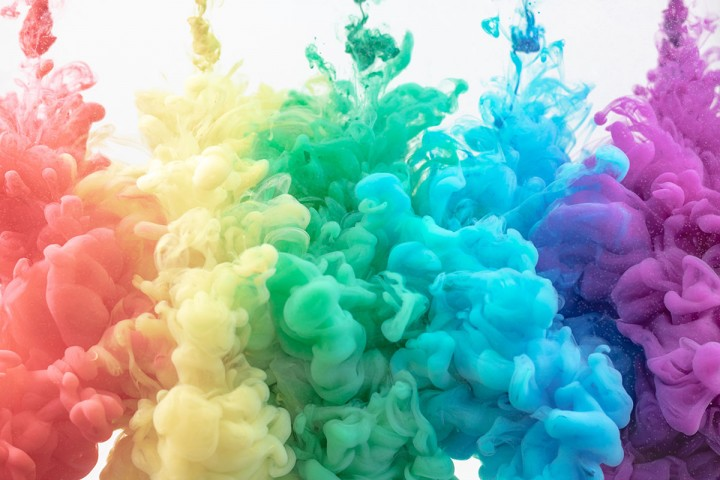
#> input picture Algorithmics/Homework/homework_05/images/colors.jpeg, 720 x 480 px
$ python ball_tree.py
#> lines starting #> are read from the running program, lines starting #| are printed output that depends on the picture
import time
import numpy as np
from sklearn.neighbors import KDTree, BallTree
from sklearn.decomposition import PCA
from sklearn.metrics.pairwise import euclidean_distances
from PIL import Image
import random
import os
import matplotlib.pyplot as plt

# Function to load image from a local file
def load_image(input_path):
#> called with input_path = '../images/colors.jpeg'
    if os.path.isfile(input_path):
        try:
            img = Image.open(input_path)
#> img is the input picture: PIL image 720x480 RGB; mean R, G, B 146.1, 171.4, 169.6
            return img
        except Exception as e:
            print(f"Error loading image: {e}")
            return None
    return None

# Function to extract blocks and their positions from an image
def extract_blocks_with_positions(image_array, block_size):
    block_height, block_width = block_size
    img_height, img_width, channels = image_array.shape

    # Calculate number of blocks
    num_blocks_vertical = img_height // block_height
    num_blocks_horizontal = img_width // block_width

    trimmed_height = num_blocks_vertical * block_height
    trimmed_width = num_blocks_horizontal * block_width
    trimmed_image = image_array[:trimmed_height, :trimmed_width, :]

    blocks = []
    positions = []

    for i in range(0, trimmed_height, block_height):
        for j in range(0, trimmed_width, block_width):  # FIX: Changed from j+j to j
            block = trimmed_image[i:i+block_height, j:j+block_width, :]
            blocks.append(block.flatten())
            positions.append((j, i))

    blocks = np.array(blocks)
    positions = np.array(positions)

    return blocks, positions


def kd_tree_knn(tree, query_vector, k):
    dist, ind = tree.query(query_vector.reshape(1, -1), k=k)
    return ind.flatten(), dist.flatten()

def ball_tree_knn(tree, query_vector, k):
    dist, ind = tree.query(query_vector.reshape(1, -1), k=k)
    return ind.flatten(), dist.flatten()

# Timing comparison between brute-force, KD-Tree, and Ball Tree
def compare_knn_methods(blocks, block_size, k=10):

    blocks_float = blocks.astype(float)
    pca = PCA(n_components=2)
    blocks_pca = pca.fit_transform(blocks_float)

    kd_tree = KDTree(blocks_pca)
    ball_tree = BallTree(blocks_pca)

    random_index = random.randint(0, len(blocks) - 1)
    query_vector = blocks_pca[random_index]

    start_time = time.time()
    kd_indices, kd_distances = kd_tree_knn(kd_tree, query_vector, k)
    kd_tree_time = time.time() - start_time

    start_time = time.time()
    bt_indices, bt_distances = ball_tree_knn(ball_tree, query_vector, k)
    ball_tree_time = time.time() - start_time

    # Print comparison
    print(f"\nBlock size {block_size}")
    print(f"KD-Tree time: {kd_tree_time:.6f} seconds")
    print(f"Ball Tree time: {ball_tree_time:.6f} seconds")

    return kd_tree_time, ball_tree_time

# Main code to load image, extract blocks, and compare methods
input_path = '../images/colors.jpeg'  # Replace with the actual path to your image
img = load_image(input_path)

if img is not None:
    image_array = np.array(img)
    if image_array.shape[2] == 4:
        image_array = image_array[:, :, :3]  # Remove alpha channel if present
    height, width, channels = image_array.shape
#> height = 480; width = 720; channels = 3

    block_sizes = [(1, 1), (1, 2), (1, 3), (1, 4), (1, 5), (1, 6), (1, 7), (1, 8), (1, 9), (1, 10),
                   (1, 11), (1, 12), (1, 13), (1, 14), (1, 15), (1, 16), (1, 17), (1, 18), (1, 19), (1, 20),
                   (1, 21 ), (1, 22), (1, 23), (1, 24), (1, 25), (1, 26), (1, 27), (1, 28), (1, 29), (1, 30),]
    brute_force_times = []
    kd_tree_times = []
    ball_tree_times = []

    for block_size in block_sizes:
        print(f"\nProcessing block size: {block_size}")
        blocks, positions = extract_blocks_with_positions(image_array, block_size)
        num_blocks = blocks.shape[0]
        vector_dim = blocks.shape[1]

        print(f"Total blocks: {num_blocks}, Vector dimension: {vector_dim}")

        # Compare performance of KD-Tree, and Ball Tree
        kd_time, bt_time = compare_knn_methods(blocks, block_size)
        kd_tree_times.append(kd_time)
        ball_tree_times.append(bt_time)
#> this loop made 30 passes
#> (random_index in compare_knn_methods, query_vector in compare_knn_methods, bt_distances in compare_knn_methods, kd_time, bt_time) on passes 5 to 10: (67013, [-28.02, -116.6], [0, 0.915, 1.34, 1.61, 1.93, 2.01, 2.12, 2.25, 3.13, 3.13], 0.000356, 0.000195), (31845, [86.95, 51.75], [0, 3.82, 3.98, 4.77, 4.88, 5.29, 5.82, 6, 6.16, 6.57], 0.000356, 0.000192), (26537, [113.5, -310.1], [0, 1.76, 2.55, 3.23, 3.26, 3.43, 3.84, 4.27, 4.3, 4.5], 0.000312, 0.000209), (19877, [-15.01, -41.8], [0, 1.72, 4.42, 6.66, 6.92, 6.94, 7.54, 7.76, 8.46, 9.43], 0.000298, 0.000173), (31234, [-465.6, -196.6], [0, 2.48, 4.92, 4.96, 5.44, 6.23, 6.62, 10.1, 10.68, 10.82], 0.000274, 0.000192), (23465, [-306.9, -320.1], [0, 1.73, 1.75, 2.14, 3.73, 4.48, 5.18, 5.34, 8.24, 8.45], 0.000259, 0.000171)
#> (random_index in compare_knn_methods, query_vector in compare_knn_methods, kd_time, bt_time) on passes 1, 2, 4, 20, 22, 24: (201979, [-109.4, 54.17], 0.000461, 0.000218), (110250, [157.7, 11.53], 0.000424, 0.000247), (33936, [-217, 236.9], 0.000403, 0.000215), (4815, [-257.2, 460.5], 0.00022, 0.000222), (1618, [-50.08, 262.9], 0.000227, 0.000172), (1208, [438.2, -73.61], 0.000217, 0.000168)
#> after the loop, ball_tree_times = 30 values, max 0.000247 at index 1, min 0.00016 at index 25, mean 0.000183; kd_tree_times = 30 values, max 0.000461 at index 0, min 0.000196 at index 27, mean 0.000269

    # Plotting the performance comparison line plot
    plt.figure(figsize=(10, 6))
    plt.plot(range(len(block_sizes)), kd_tree_times, label='KD-Tree')
    plt.plot(range(len(block_sizes)), ball_tree_times, label='Ball Tree')
    plt.xticks(range(len(block_sizes)), [f"{size[0]}x{size[1]}" for size in block_sizes], rotation=45)
    plt.xlabel('Block Size')
    plt.ylabel('Time (seconds)')
    plt.title('Performance Comparison of KD-Tree, Ball Tree, and Brute-force K-NN')
    plt.legend()
    plt.tight_layout()
    plt.savefig('performance_comparison_indexing.png')
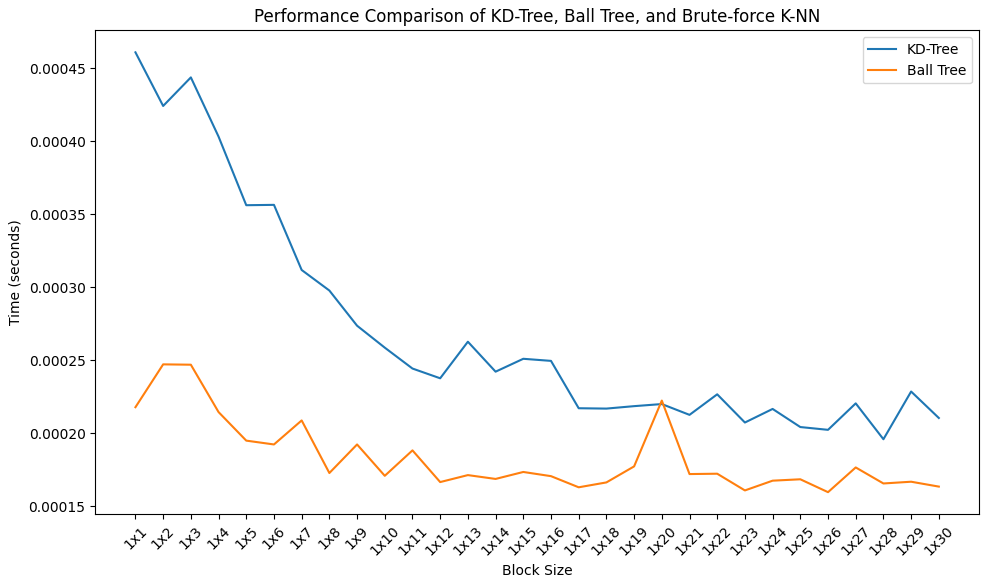
#> figure drawn by matplotlib, 1 panel; curve peaks at x = 0, y = 0.000461; curve peaks at x = 1, y = 0.000247
    plt.show()

else:
    print("Image could not be loaded. Please check the file path.")
